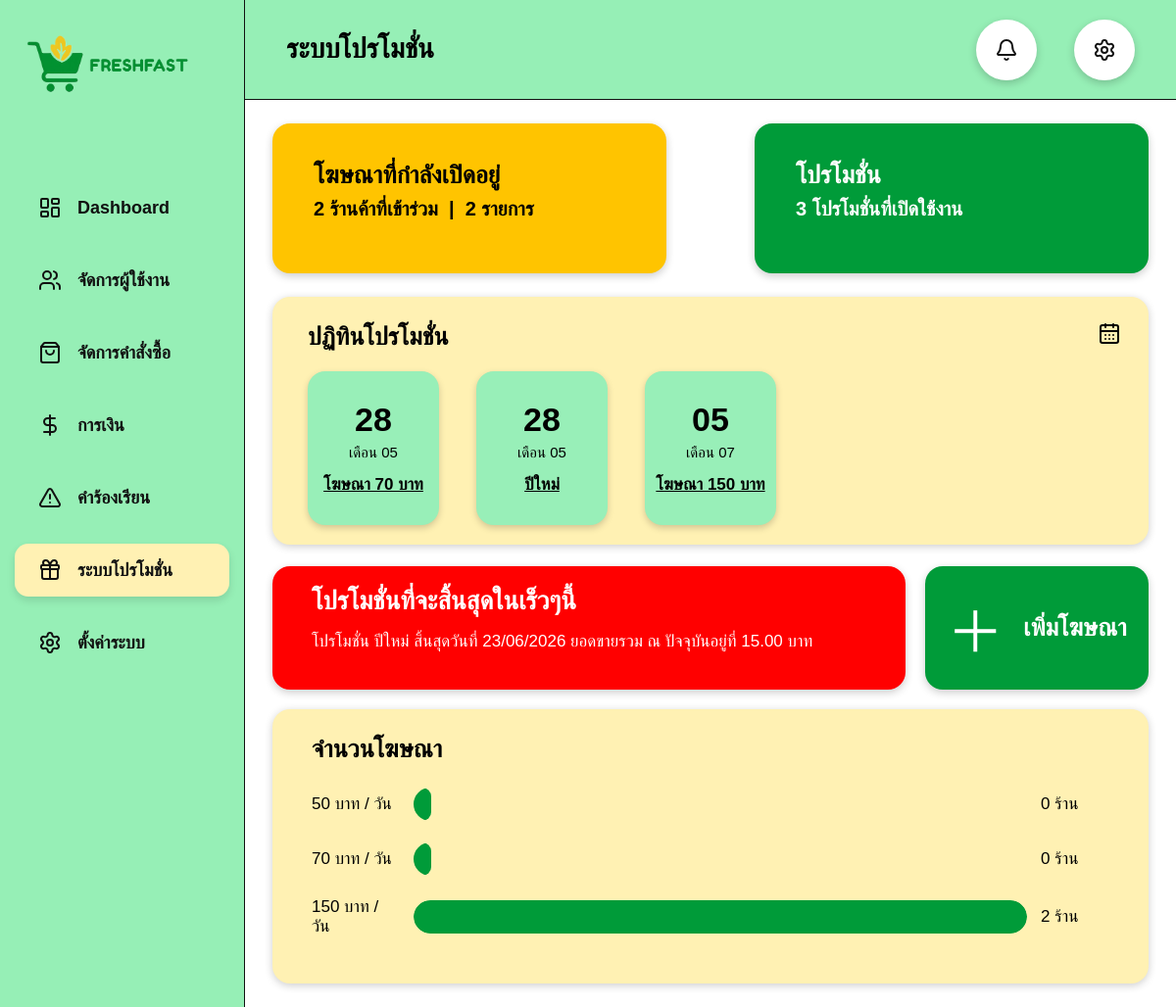
Screenshot of /admin_promotions.php with the database file from the repository.
### tables this page shows
CREATE TABLE `promotions` (
  `promotion_id` int(11) NOT NULL,
  `title` varchar(150) NOT NULL,
  `description` text DEFAULT NULL,
  `discount_type` varchar(30) DEFAULT 'percent',
  `discount_value` decimal(10,2) DEFAULT 0.00,
  `start_date` date DEFAULT NULL,
  `end_date` date DEFAULT NULL,
  `status` varchar(30) DEFAULT 'active',
  `created_at` timestamp NOT NULL DEFAULT current_timestamp(),
  `target_scope` varchar(100) DEFAULT NULL,
  `customer_limit` varchar(100) DEFAULT NULL,
  `min_order_amount` decimal(10,2) DEFAULT 0.00,
  `system_commission_limit` int(11) DEFAULT 0,
  `shop_credit_limit` int(11) DEFAULT 0,
  `allow_stack` enum('yes','no') DEFAULT 'no',
  `gp_extra_percent` decimal(10,2) DEFAULT 0.00,
  `campaign_budget` decimal(12,2) DEFAULT 0.00,
  `daily_budget` decimal(12,2) DEFAULT 0.00,
  `display_positions` text DEFAULT NULL
);

### admin_promotions.php (the view, shortened to what this page needs)
<?php
require_once "db.php";
function e($v) {
    return htmlspecialchars((string)$v, ENT_QUOTES, 'UTF-8');
}
$totalAdsSql = "
    SELECT
        COUNT(*) AS total_ads,
        COUNT(DISTINCT shop_id) AS total_shops
    FROM shop_promotions
    WHERE status IN ('pending','approved','joined')
";
$totalAds = $conn->query($totalAdsSql)->fetch_assoc();
$totalPromoSql = "
    SELECT COUNT(*) AS total_promotions
    FROM promotions
    WHERE status = 'active'
";
$totalPromo = $conn->query($totalPromoSql)->fetch_assoc();
$calendarSql = "
    SELECT title, start_date, end_date
    FROM promotions
    WHERE status = 'active'
    ORDER BY start_date ASC
    LIMIT 5
";
$calendarResult = $conn->query($calendarSql);
$endingSql = "
    SELECT title, end_date, discount_value
    FROM promotions
    WHERE status = 'active'
    AND end_date IS NOT NULL
    ORDER BY end_date ASC
    LIMIT 1
";
$endingPromo = $conn->query($endingSql)->fetch_assoc();
$packageSql = "
    SELECT
        package_price,
        COUNT(*) AS total_shops
    FROM shop_promotions
    WHERE status IN ('pending','approved','joined')
    GROUP BY package_price
";
$packageResult = $conn->query($packageSql);
$packages = [
    50 => 0,
    70 => 0,
    150 => 0
];
$maxCount = 1;
if ($packageResult) {
    while ($row = $packageResult->fetch_assoc()) {
        $price = (int)$row['package_price'];
        $count = (int)$row['total_shops'];
        if (isset($packages[$price])) {
            $packages[$price] = $count;
        }
        if ($count > $maxCount) {
            $maxCount = $count;
        }
    }
}
?>
<!DOCTYPE html>
<html lang="th">
<head>
</head>
<body>
<div class="layout">
<?php include "includes/admin_sideber.php"; ?>
    <main class="main">
        <header class="topbar">
            <h1>ระบบโปรโมชั่น</h1>
            <div class="top-icons">
                <a href="admin_complaints.php" class="top-icon <?= $pendingComplaint > 0 ? 'has-noti' : '' ?>">
                    <i data-lucide="bell"></i>
                </a>
                <div class="top-icon">
                    <i data-lucide="settings"></i>
                </div>
            </div>
        </header>
        <section class="content">
            <div class="top-cards">
                <a href="admin_active_ads.php" class="stat-card yellow">
                    <h2>โฆษณาที่กำลังเปิดอยู่</h2>
                    <p>
                        <?= number_format((int)$totalAds['total_shops']) ?> ร้านค้าที่เข้าร่วม
                        &nbsp;|&nbsp;
                        <?= number_format((int)$totalAds['total_ads']) ?> รายการ
                    </p>
                </a>
                <div class="stat-card green">
                    <h2>โปรโมชั่น</h2>
                    <p>
                        <?= number_format((int)$totalPromo['total_promotions']) ?> โปรโมชั่นที่เปิดใช้งาน
                    </p>
                </div>
            </div>
            <div class="calendar-box">
                <h2>ปฏิทินโปรโมชั่น</h2>
                <div class="calendar-icon">
                    <i data-lucide="calendar-days"></i>
                </div>
                <div class="calendar-list">
                    <?php if ($calendarResult && $calendarResult->num_rows > 0): ?>
                        <?php while ($promo = $calendarResult->fetch_assoc()): ?>
                            <?php
                                $date = !empty($promo['start_date']) ? strtotime($promo['start_date']) : time();
                                $day = date('d', $date);
                                $month = date('m', $date);
                            ?>
                            <div class="date-card">
                                <div class="day"><?= e($day) ?></div>
                                <div class="month">เดือน <?= e($month) ?></div>
                                <div class="name"><?= e($promo['title']) ?></div>
                            </div>
                        <?php endwhile; ?>
                    <?php endif; ?>
                </div>
            </div>
            <div class="middle-row">
                <div class="ending-card">
                    <h2>โปรโมชั่นที่จะสิ้นสุดในเร็วๆนี้</h2>
                    <?php if ($endingPromo): ?>
                        <p>
                            โปรโมชั่น <?= e($endingPromo['title']) ?>
                            สิ้นสุดวันที่ <?= date("d/m/Y", strtotime($endingPromo['end_date'])) ?>
                            ยอดขายรวม ณ ปัจจุบันอยู่ที่ <?= number_format((float)$endingPromo['discount_value'], 2) ?> บาท
                        </p>
                    <?php else: ?>
                        <p>ยังไม่มีโปรโมชั่นที่กำลังจะสิ้นสุด</p>
                    <?php endif; ?>
                </div>
                <a href="admin_add_promotion.php" class="add-card">
                    <span class="plus">＋</span>
                    <span>เพิ่มโฆษณา</span>
                </a>
            </div>
            <div class="chart-box">
                <h2>จำนวนโฆษณา</h2>
                <?php foreach ($packages as $price => $count): ?>
                    <?php
                        $width = ($count / $maxCount) * 100;
                    ?>
                    <div class="bar-row">
                        <div><?= number_format($price) ?> บาท / วัน</div>
                        <div class="bar-bg">
                            <div class="bar" style="width:<?= $width ?>%;"></div>
                        </div>
                        <div><?= number_format($count) ?> ร้าน</div>
                    </div>
                <?php endforeach; ?>
            </div>
        </section>
    </main>
</div>
</body>
</html>

### admin_promotions.php (style rules this page uses)
* { box-sizing:border-box; font-family:sans-serif; }
body { margin:0; background:#fff; color:#000; }
.layout { display:flex; min-height:100vh; }
.main { flex:1; background:#fff; }
.topbar { height:103px; background:#98efb8; border-bottom:1px solid #111; display:flex; align-items:center; justify-content:space-between; padding:0 42px; }
.topbar h1 { font-size:26px; margin:0; }
.top-icons { display:flex; gap:38px; }
.content { padding:24px 28px; }
.top-cards { display:grid; grid-template-columns:1fr 1fr; gap:90px; margin-bottom:24px; }
.stat-card { min-height:153px; border-radius:18px; padding:38px 42px; color:#000; text-decoration:none; box-shadow:0 3px 8px rgba(0,0,0,.2); display:block; }
.stat-card h2 { margin:0 0 8px; font-size:25px; }
.stat-card p { margin:0; font-size:20px; font-weight:600; }
.yellow { background:#ffc400; }
.green { background:#009b39; color:#fff; }
.calendar-box { background:#fff1b3; border-radius:18px; padding:26px 36px 20px; margin-bottom:22px; box-shadow:0 2px 8px rgba(0,0,0,.2); position:relative; }
.calendar-box h2 { margin:0 0 20px; font-size:25px; }
.calendar-icon { position:absolute; top:26px; right:28px; color:black; }
.calendar-list { display:grid; grid-template-columns:repeat(5, 1fr); gap:38px; }
.date-card { background:#98efb8; border-radius:18px; min-height:157px; display:flex; flex-direction:column; align-items:center; justify-content:center; box-shadow:0 3px 7px rgba(0,0,0,.18); }
.date-card .day { font-size:34px; font-weight:700; line-height:1; }
.date-card .month { font-size:15px; margin-top:8px; }
.date-card .name { margin-top:14px; font-size:17px; font-weight:700; text-decoration:underline; text-align:center; }
.middle-row { display:grid; grid-template-columns:1fr 228px; gap:20px; margin-bottom:20px; }
.ending-card { background:#ff0000; color:#fff; border-radius:18px; padding:20px 40px; min-height:126px; box-shadow:0 3px 8px rgba(0,0,0,.2); }
.ending-card h2 { margin:0 0 16px; font-size:26px; }
.ending-card p { margin:0; font-size:17px; }
.add-card { background:#009b39; color:#fff; border-radius:18px; text-decoration:none; display:flex; align-items:center; justify-content:center; gap:20px; font-size:25px; font-weight:700; box-shadow:0 3px 8px rgba(0,0,0,.2); }
.plus { font-size:58px; font-weight:300; }
.chart-box { background:#fff1b3; border-radius:18px; padding:26px 40px; box-shadow:0 2px 8px rgba(0,0,0,.2); }
.chart-box h2 { margin:0 0 24px; font-size:25px; }
.bar-row { display:grid; grid-template-columns:90px 1fr 70px; gap:14px; align-items:center; margin:22px 0; font-size:17px; }
.bar-bg { height:34px; border-radius:20px; overflow:hidden; }
.bar { height:34px; background:#009b39; border-radius:20px; min-width:18px; }
.topbar { height:102px; background:#96efb6; border-bottom:1px solid #111; display:flex; align-items:center; justify-content:space-between; padding:0 42px; }
.topbar h1 { margin:0; font-size:28px; }
.top-icon { width:62px; height:62px; background:#fff; border-radius:50%; display:grid; place-items:center; box-shadow:0 3px 8px rgba(0,0,0,.2); }
.top-icon { position:relative; text-decoration:none; color:#111; }

### rows the page displays
promotions: start_date "28", start_date "05", title "โฆษณา 70 บาท"
promotions: start_date "28", start_date "05", title "ปีใหม่", end_date "23/06/2026", discount_value "15.00"
promotions: start_date "05", start_date "07", title "โฆษณา 150 บาท"

### other values shown
$totalAds['total_shops'] "2"
$totalAds['total_ads'] "2"
$totalPromo['total_promotions'] "3"
$price "50"
$count "0"
$price "70"
$price "150"
$count "2"
